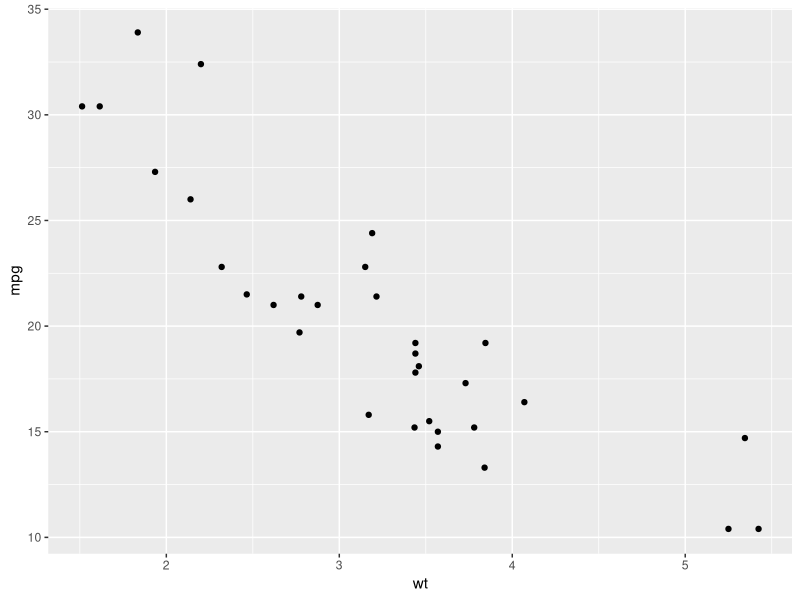
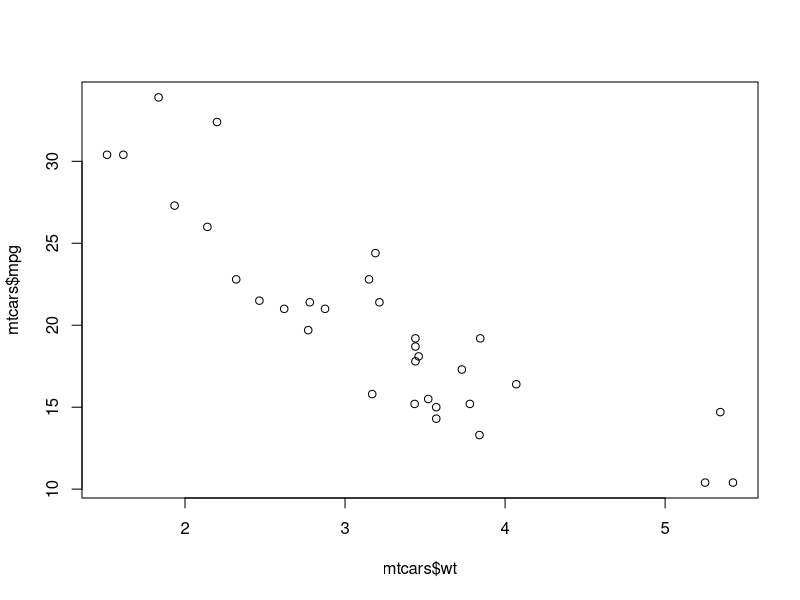
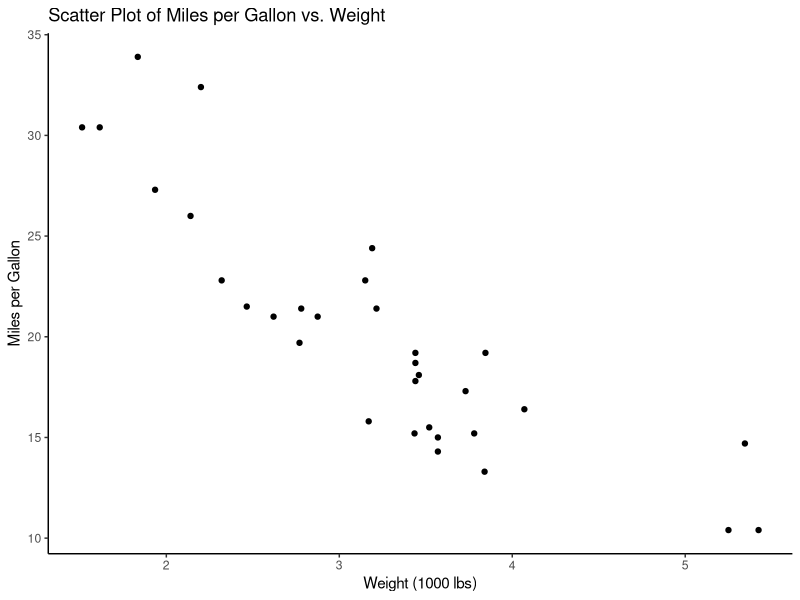

Generate these figures, in order, with R:
## ---- chunk 1
knitr::opts_chunk$set(echo = TRUE)
library(ggplot2)
## ---- chunk 2
data(mtcars)
head(mtcars)
## ---- chunk 3
ggplot(mtcars, aes(x = wt, y = mpg)) +
  geom_point()
## ---- chunk 4
plot(mtcars$wt, mtcars$mpg)
## ---- chunk 5
ggplot(mtcars, aes(x = wt, y = mpg)) +
  geom_point() +
  labs(
    title = "Scatter Plot of Miles per Gallon vs. Weight",
    x = "Weight (1000 lbs)",
    y = "Miles per Gallon"
  ) +
  theme_classic()
